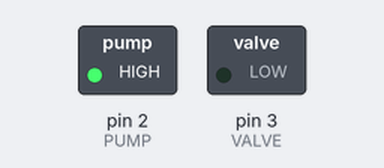
A sketch run on a simulated Arduino Uno, built with avr-gcc and run on an emulated ATmega328P. On the bench: switched loads named in the sketch (green lamp = pin HIGH).

Above: at 0.2 s.
At 2.4 s:
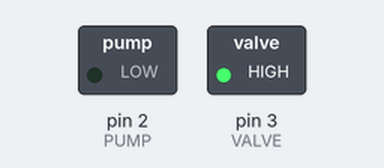
Timing chart, 0 to 5.7 s (numbered marks = the images above):
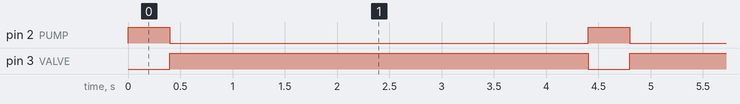

The sketch:

CycleTest.ino
```cpp
#define PUMP 2
#define VALVE 3

void setup() {
  // put your setup code here, to run once:
  pinMode(PUMP, OUTPUT);
  pinMode(VALVE, OUTPUT);
}

void loop() {
  // put your main code here, to run repeatedly:
  digitalWrite(PUMP, HIGH);
  digitalWrite(VALVE, LOW);
  delay(400);
  digitalWrite(PUMP, LOW);
  digitalWrite(VALVE, HIGH);
  delay(4000);
}
```

Measured:
- by itself, pin 2 (PUMP): alternates HIGH for 0.40 s and LOW for 4.0 s
- by itself, pin 3 (VALVE): alternates HIGH for 4.0 s and LOW for 0.40 s
